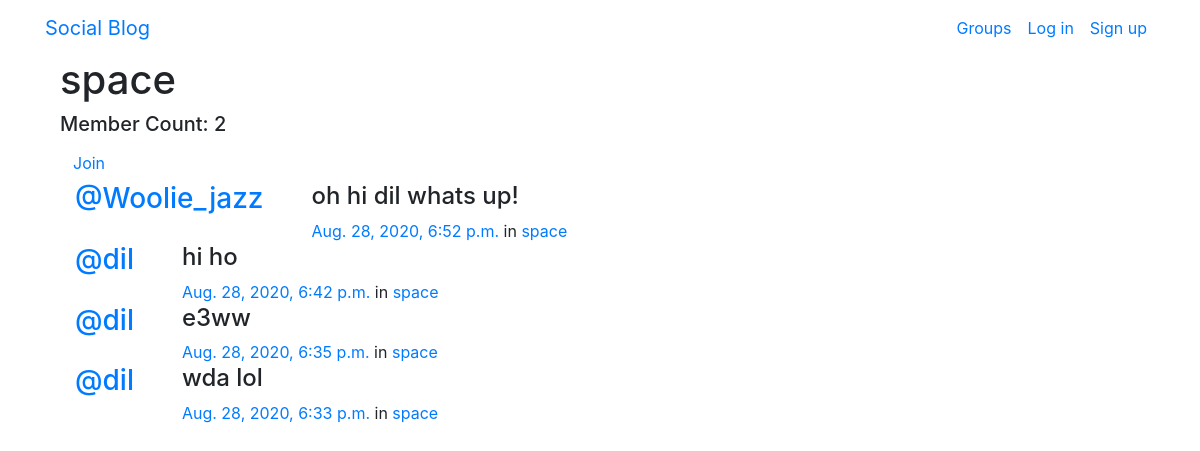
/groups/posts/in/space/, run on the app's committed database.
### groups/models.py (models this page shows, shortened)
class Group(models.Model):
    name = models.CharField(max_length=255,unique=True)
    slug = models.SlugField(allow_unicode=True,unique=True)
    description = models.TextField(blank=True)
    decription_html = models.TextField(editable=False)
    members = models.ManyToManyField(User, through='GroupMember')
    class Meta:
        ordering = ['name']

### posts/models.py (models this page shows, shortened)
class Post(models.Model):
    user = models.ForeignKey(User, related_name='posts', on_delete=models.CASCADE)
    created_at = models.DateTimeField(auto_now=True)
    message = models.TextField()
    message_html = models.TextField(editable=False)
    group = models.ForeignKey(Group, related_name='posts', null=True, blank=True, on_delete=models.CASCADE)
    class Meta:
        ordering = ['-created_at']
        unique_together = ['user','message']

### groups/views.py (the view)
# urls.py: path("posts/in/<slug>/",views.SingleGroup.as_view(),name="single"),
class SingleGroup(generic.DetailView):
    model = Group

### groups/templates/groups/group_detail.html (shortened to what this page needs)
{% extends "groups/group_base.html" %}
{% block pregroup %}
<h1>{{group.name}}</h1>
<h5>Member Count: {{group.members.count}}</h5>
<div class='content'>
    {% if user in group.members.all %}
        <a href="{% url 'groups:leave' slug=group.slug %}" class = 'btn btn-sml btn-fill btn-warning'><span class='glyphicon glyphicon-remove-circle'></span>Leave</a>
    {% else %}
        <a href="{% url 'groups:join' slug=group.slug %}" class = 'btn btn-sml btn-fill btn-default'>Join</a>
    {% endif %}
</div>
{% endblock %}
{% block group_content %}
<div class ="col-md-8">
    {% if group.posts.count == 0 %}
        <h4>No posts in this group yet!</h4>
    {% else %}
        {% for post in group.posts.all %}
            {% include "posts/_post.html" %}
        {% endfor %}
    {% endif %}
</div>
{% endblock %}

### posts/templates/posts/_post.html (shortened to what this page needs)
<div class="media">
	<h3 class="mr-5"><a href="{% url 'posts:for_user' username=post.user.username %}">@{{ post.user.username }}</a></h3>
	<div class="media-body">
		<h4>{{ post.message|safe }}</h4>
			<time class="time"><a href="{% url 'posts:single' username=post.user.username pk=post.pk %}">{{ post.created_at }}</a></time>
			{% if post.group %}
			<span class="group-name">in <a href="#">{{ post.group.name }}</a></span>
			{% endif %}
	</div>
</div>

### data on the page
Group: name "space", members.count "2"
Post: user.username "Woolie_jazz", message "oh hi dil whats up!", created_at "Aug. 28, 2020, 6:52 p.m.", group.name "space"
Post: user.username "dil", message "hi ho", created_at "Aug. 28, 2020, 6:42 p.m.", group.name "space"
Post: user.username "dil", message "e3ww", created_at "Aug. 28, 2020, 6:35 p.m.", group.name "space"
Post: user.username "dil", message "wda lol", created_at "Aug. 28, 2020, 6:33 p.m.", group.name "space"
